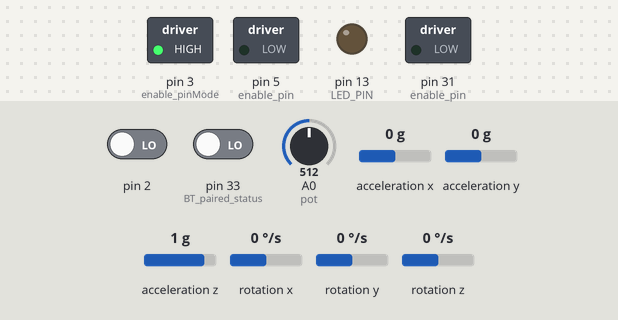
Bench run of a sketch on a simulated Arduino Mega 2560, built with avr-gcc and run on an emulated ATmega2560. On the bench: switched loads named in the sketch (green lamp = pin HIGH), output pins drawn as LEDs (lit = HIGH). The inputs (shaded band) are chosen by the test bench; at power-on: acceleration y 0 g, A0 (pot) = 512, acceleration z 1 g, pin 2 LOW, pin 33 (BT_paired_status) LOW, acceleration x 0 g, rotation x 0 °/s, rotation y 0 °/s, rotation z 0 °/s. The sensor or clock chip raises its interrupt line as the real part does; what the sketch prints to the serial monitor is not drawn.

Above: at 1.7 s.
1.8 s: acceleration y set to -1.4 g
At 2.5 s:
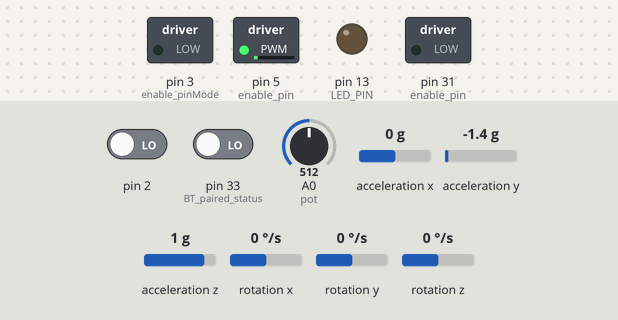
3.3 s: A0 (pot) set to 306
At 4.4 s:
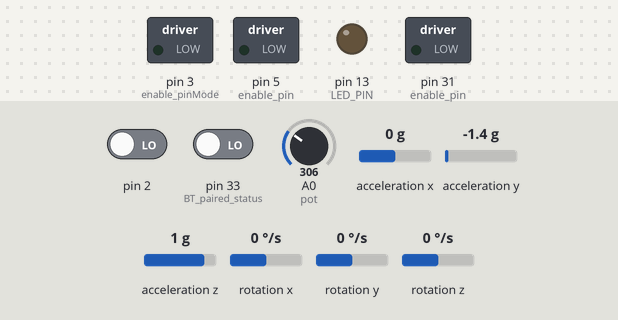
4.8 s: acceleration y set to -1.2 g
At 5.6 s:
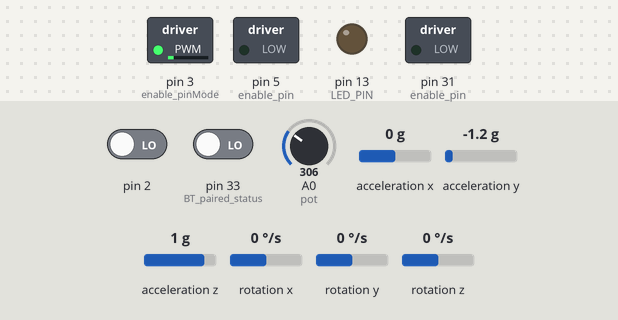
6.3 s: acceleration z set to 1.4 g
At 7.5 s:
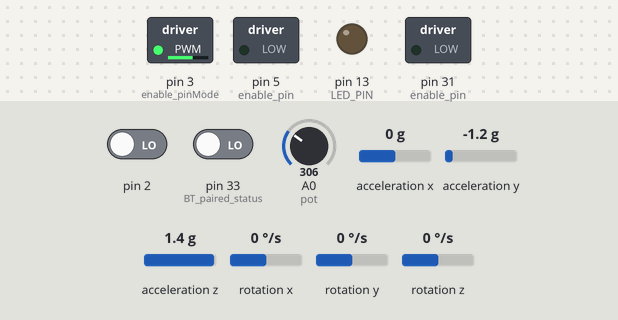
7.8 s: A0 (pot) set to 716
At 9.0 s:
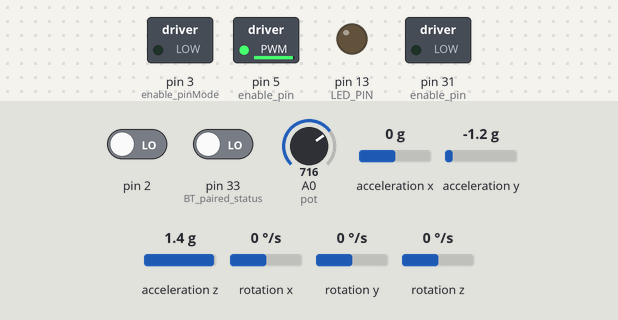
9.3 s: A0 (pot) set to 675
10.8 s: A0 (pot) set to 652
At 12.1 s:
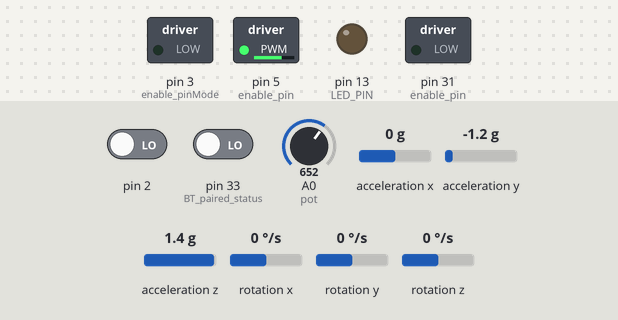
Timing chart, 0 to 13.3 s (numbered marks = the images above; inputs shaded):
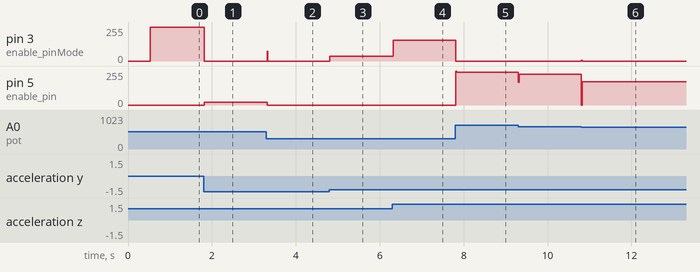

Measured:
- after the input at 1.8 s, pin 3 (enable_pinMode): 255/255 → 0/255 at once; pin 5 (enable_pin): 0/255 → 22/255 at once
- after the input at 3.3 s, pin 3 (enable_pinMode): 0/255 → 75/255 at once, → 0/255 0.02 s later; pin 5 (enable_pin): 22/255 → 0/255 at once
- after the input at 4.8 s, pin 3 (enable_pinMode): 0/255 → 36/255 at once
- after the input at 6.3 s, pin 3 (enable_pinMode): 36/255 → 157/255 at once
- after the input at 7.8 s, pin 3 (enable_pinMode): 157/255 → 0/255 at once; pin 5 (enable_pin): 0/255 → 247/255 at once
- after the input at 9.3 s, pin 5 (enable_pin): 247/255 → 229/255 at once
- after the input at 10.8 s, pin 3 (enable_pinMode): 0/255 → 4/255 at once, → 0/255 0.02 s later; pin 5 (enable_pin): 229/255 → 175/255 at once

The sketch:

Droid07.ino
```cpp
// I2C device class (I2Cdev) demonstration Arduino sketch for MPU6050 class using DMP (MotionApps v2.0)
// 6/21/2012 by Jeff Rowberg <jeff@rowberg.net>
// Updates should (hopefully) always be available at https://github.com/jrowberg/i2cdevlib
//
// Changelog:
//      2013-05-08 - added seamless Fastwire support
//                 - added note about gyro calibration
//      2012-06-21 - added note about Arduino 1.0.1 + Leonardo compatibility error
//      2012-06-20 - improved FIFO overflow handling and simplified read process
//      2012-06-19 - completely rearranged DMP initialization code and simplification
//      2012-06-13 - pull gyro and accel data from FIFO packet instead of reading directly
//      2012-06-09 - fix broken FIFO read sequence and change interrupt detection to RISING
//      2012-06-05 - add gravity-compensated initial reference frame acceleration output
//                 - add 3D math helper file to DMP6 example sketch
//                 - add Euler output and Yaw/Pitch/Roll output formats
//      2012-06-04 - remove accel offset clearing for better results (thanks Sungon Lee)
//      2012-06-01 - fixed gyro sensitivity to be 2000 deg/sec instead of 250
//      2012-05-30 - basic DMP initialization working

/* ============================================
I2Cdev device library code is placed under the MIT license
Copyright (c) 2012 Jeff Rowberg

Permission is hereby granted, free of charge, to any person obtaining a copy
of this software and associated documentation files (the "Software"), to deal
in the Software without restriction, including without limitation the rights
to use, copy, modify, merge, publish, distribute, sublicense, and/or sell
copies of the Software, and to permit persons to whom the Software is
furnished to do so, subject to the following conditions:

The above copyright notice and this permission notice shall be included in
all copies or substantial portions of the Software.

THE SOFTWARE IS PROVIDED "AS IS", WITHOUT WARRANTY OF ANY KIND, EXPRESS OR
IMPLIED, INCLUDING BUT NOT LIMITED TO THE WARRANTIES OF MERCHANTABILITY,
FITNESS FOR A PARTICULAR PURPOSE AND NONINFRINGEMENT. IN NO EVENT SHALL THE
AUTHORS OR COPYRIGHT HOLDERS BE LIABLE FOR ANY CLAIM, DAMAGES OR OTHER
LIABILITY, WHETHER IN AN ACTION OF CONTRACT, TORT OR OTHERWISE, ARISING FROM,
OUT OF OR IN CONNECTION WITH THE SOFTWARE OR THE USE OR OTHER DEALINGS IN
THE SOFTWARE.
===============================================
*/

// I2Cdev and MPU6050 must be installed as libraries, or else the .cpp/.h files
// for both classes must be in the include path of your project
#include "I2Cdev.h"

#include "MPU6050_6Axis_MotionApps20.h"
//#include "MPU6050.h" // not necessary if using MotionApps include file

// Arduino Wire library is required if I2Cdev I2CDEV_ARDUINO_WIRE implementation
// is used in I2Cdev.h

#include "Wire.h"

#include <PID_v1.h>  //PID loop from http://playground.arduino.cc/Code/PIDLibrary


// class default I2C address is 0x68
// specific I2C addresses may be passed as a parameter here
// AD0 low = 0x68 (default for SparkFun breakout and InvenSense evaluation board)
// AD0 high = 0x69
MPU6050 mpu;
//MPU6050 mpu(0x69); // <-- use for AD0 high

/* =========================================================================
   NOTE: In addition to connection 3.3v, GND, SDA, and SCL, this sketch
   depends on the MPU-6050's INT pin being connected to the Arduino's
   external interrupt #0 pin. On the Arduino Uno and Mega 2560, this is
   digital I/O pin 2.
 * ========================================================================= */

/* =========================================================================
   NOTE: Arduino v1.0.1 with the Leonardo board generates a compile error
   when using Serial.write(buf, len). The Teapot output uses this method.
   The solution requires a modification to the Arduino USBAPI.h file, which
   is fortunately simple, but annoying. This will be fixed in the next IDE
   release. For more info, see these links:

   http://arduino.cc/forum/index.php/topic,109987.0.html
   http://code.google.com/p/arduino/issues/detail?id=958
 * ========================================================================= */


// uncomment "OUTPUT_READABLE_YAWPITCHROLL" if you want to see the yaw/
// pitch/roll angles (in degrees) calculated from the quaternions coming
// from the FIFO. Note this also requires gravity vector calculations.
// Also note that yaw/pitch/roll angles suffer from gimbal lock (for
// more info, see: http://en.wikipedia.org/wiki/Gimbal_lock)
#define OUTPUT_READABLE_YAWPITCHROLL


#define LED_PIN 13 // (Arduino is 13, Teensy is 11, Teensy++ is 6)
bool blinkState = false;

// MPU control/status vars
bool dmpReady = false;  // set true if DMP init was successful
uint8_t mpuIntStatus;   // holds actual interrupt status byte from MPU
uint8_t devStatus;      // return status after each device operation (0 = success, !0 = error)
uint16_t packetSize;    // expected DMP packet size (default is 42 bytes)
uint16_t fifoCount;     // count of all bytes currently in FIFO
uint8_t fifoBuffer[64]; // FIFO storage buffer

// orientation/motion vars
Quaternion q;           // [w, x, y, z]         quaternion container
VectorInt16 aa;         // [x, y, z]            accel sensor measurements
VectorInt16 aaReal;     // [x, y, z]            gravity-free accel sensor measurements
VectorInt16 aaWorld;    // [x, y, z]            world-frame accel sensor measurements
VectorFloat gravity;    // [x, y, z]            gravity vector
float euler[3];         // [psi, theta, phi]    Euler angle container
float ypr[3];           // [yaw, pitch, roll]   yaw/pitch/roll container and gravity vector

// XRobots vars

int ch1;
int ch2;
int ch3;
int ch4;
int ch5;
int ch6;
int but1 = 1;
int but2 = 1;
int but3 = 1;
int but4 = 1;
int but5 = 1;
int but6 = 1;

float roll;
float pitch;

int pot;
int BTstate = 0;

double Pk1 = 4.5;
double Ik1 = 0;
double Dk1 = 0.30;
double Setpoint1, Input1, Output1, Output1a;    // PID variables - tousers SERVO

PID PID1(&Input1, &Output1, &Setpoint1, Pk1, Ik1 , Dk1, DIRECT);    // PID Setup - tousers SERVO


double Pk2 = 2.8;
double Ik2 = 0;
double Dk2 = 0;
double Setpoint2, Input2, Output2, Output2a;    // PID variables - Trouser stability

PID PID2(&Input2, &Output2, &Setpoint2, Pk2, Ik2 , Dk2, DIRECT);    // PID Setup - Trouser stability


// ================================================================
// ===               INTERRUPT DETECTION ROUTINE                ===
// ================================================================

volatile bool mpuInterrupt = false;     // indicates whether MPU interrupt pin has gone high
void dmpDataReady() {
    mpuInterrupt = true;
}


// ================================================================
// ===                      INITIAL SETUP                       ===
// ================================================================

void setup() {
    // join I2C bus (I2Cdev library doesn't do this automatically)

    Wire.begin();
    TWBR = 24; // 400kHz I2C clock (200kHz if CPU is 8MHz). Comment this line if having compilation difficulties with TWBR.

    // initialize serial communication
    // (115200 chosen because it is required for Teapot Demo output, but it's
    // really up to you depending on your project)
    Serial.begin(115200);
    Serial1.begin(115200);
    while (!Serial); // wait for Leonardo enumeration, others continue immediately

    // NOTE: 8MHz or slower host processors, like the Teensy @ 3.3v or Ardunio
    // Pro Mini running at 3.3v, cannot handle this baud rate reliably due to
    // the baud timing being too misaligned with processor ticks. You must use
    // 38400 or slower in these cases, or use some kind of external separate
    // crystal solution for the UART timer.

    // initialize device
    Serial.println(F("Initializing I2C devices..."));
    mpu.initialize();

    // verify connection
    Serial.println(F("Testing device connections..."));
    Serial.println(mpu.testConnection() ? F("MPU6050 connection successful") : F("MPU6050 connection failed"));

    /* // wait for ready
    Serial.println(F("\nSend any character to begin DMP programming and demo: "));
    while (Serial.available() && Serial.read()); // empty buffer
    while (!Serial.available());                 // wait for data
    while (Serial.available() && Serial.read()); // empty buffer again

    */

    // load and configure the DMP
    Serial.println(F("Initializing DMP..."));
    devStatus = mpu.dmpInitialize();

    // supply your own gyro offsets here, scaled for min sensitivity
    mpu.setXGyroOffset(220);
    mpu.setYGyroOffset(76);
    mpu.setZGyroOffset(-85);
    mpu.setZAccelOffset(1788); // 1688 factory default for my test chip

    // make sure it worked (returns 0 if so)
    if (devStatus == 0) {
        // turn on the DMP, now that it's ready
        Serial.println(F("Enabling DMP..."));
        mpu.setDMPEnabled(true);

        // enable Arduino interrupt detection
        Serial.println(F("Enabling interrupt detection (Arduino external interrupt 0)..."));
        attachInterrupt(0, dmpDataReady, RISING);
        mpuIntStatus = mpu.getIntStatus();

        // set our DMP Ready flag so the main loop() function knows it's okay to use it
        Serial.println(F("DMP ready! Waiting for first interrupt..."));
        dmpReady = true;

        // get expected DMP packet size for later comparison
        packetSize = mpu.dmpGetFIFOPacketSize();
    } else {
        // ERROR!
        // 1 = initial memory load failed
        // 2 = DMP configuration updates failed
        // (if it's going to break, usually the code will be 1)
        Serial.print(F("DMP Initialization failed (code "));
        Serial.print(devStatus);
        Serial.println(F(")"));
    }

    // configure LED for output
    pinMode(LED_PIN, OUTPUT);

    pinMode(31, OUTPUT);  // enable pin
    pinMode(33, INPUT);  // BT paired status
    pinMode(3, OUTPUT);  // enable pinMode
    pinMode(5, OUTPUT);  // enable pin

    // *********** PID setup ***********

    PID1.SetMode(AUTOMATIC);              // PID Setup - trousers SERVO
    PID1.SetOutputLimits(-255, 255);
    PID1.SetSampleTime(20);

    PID2.SetMode(AUTOMATIC);              // PID Setup - trousers Stability
    PID2.SetOutputLimits(-255, 255);
    PID2.SetSampleTime(20);


    }


// ================================================================
// ===                    MAIN PROGRAM LOOP                     ===
// ================================================================

void loop() {
    // if programming failed, don't try to do anything
    if (!dmpReady) return;

    // wait for MPU interrupt or extra packet(s) available
    while (!mpuInterrupt && fifoCount < packetSize) {
        // other program behavior stuff here
        // .
        // .
        // .
        // if you are really paranoid you can frequently test in between other
        // stuff to see if mpuInterrupt is true, and if so, "break;" from the
        // while() loop to immediately process the MPU data
        // .
        // .
        // .
    }

    // reset interrupt flag and get INT_STATUS byte
    mpuInterrupt = false;
    mpuIntStatus = mpu.getIntStatus();

    // get current FIFO count
    fifoCount = mpu.getFIFOCount();

    // check for overflow (this should never happen unless our code is too inefficient)
    if ((mpuIntStatus & 0x10) || fifoCount == 1024) {
        // reset so we can continue cleanly
        mpu.resetFIFO();
        Serial.println(F("FIFO overflow!"));

    // otherwise, check for DMP data ready interrupt (this should happen frequently)
    } else if (mpuIntStatus & 0x02) {
        // wait for correct available data length, should be a VERY short wait
        while (fifoCount < packetSize) fifoCount = mpu.getFIFOCount();

        // read a packet from FIFO
        mpu.getFIFOBytes(fifoBuffer, packetSize);
        //mpu.resetFIFO();  // added by XRobots

        // track FIFO count here in case there is > 1 packet available
        // (this lets us immediately read more without waiting for an interrupt)
        fifoCount -= packetSize;

        #ifdef OUTPUT_READABLE_YAWPITCHROLL
            // display Euler angles in degrees
            mpu.dmpGetQuaternion(&q, fifoBuffer);
            mpu.dmpGetGravity(&gravity, &q);
            mpu.dmpGetYawPitchRoll(ypr, &q, &gravity);


            // ****************XRobots main loop code*****************************//

            pitch = (ypr[1] * 180/M_PI);
            roll = (ypr[2] * 180/M_PI);
/*
            Serial.print("Roll: ");
            Serial.print(roll);
            Serial.print("  Pitch: ");
            Serial.print(pitch);
*/
         #endif


    if (Serial1.available() > 0) {

    // look for the next valid integer in the incoming serial stream:

        ch1 = Serial1.parseInt();
        ch2 = Serial1.parseInt();
        ch3 = Serial1.parseInt();
        ch4 = Serial1.parseInt();
        ch5 = Serial1.parseInt();
        ch6 = Serial1.parseInt();
        but1 = Serial1.parseInt();
        but2 = Serial1.parseInt();
        but3 = Serial1.parseInt();
        but4 = Serial1.parseInt();  //enable pin
        but5 = Serial1.parseInt();
        but6 = Serial1.parseInt();


        // look for the newline. That's the end of your sentence:
        if (Serial1.read() == '\n') {
        }
             }
/*
        Serial.print ("  Remote: ");
        Serial.print (ch1);
        Serial.print (" , ");
        Serial.print (ch2);
        Serial.print (" , ");
        Serial.print (ch3);
        Serial.print (" , ");
        Serial.print (ch4);
        Serial.print (" , ");
        Serial.print (ch5);
        Serial.print (" , ");
        Serial.print (ch6);
        Serial.print (" , ");
        Serial.print (but1);
        Serial.print (" , ");
        Serial.print (but2);
        Serial.print (" , ");
        Serial.print (but3);
        Serial.print (" , ");
        Serial.print (but4);  //enable pin
        Serial.print (" , ");
        Serial.print (but5);
        Serial.print (" , ");
        Serial.print (but6);

*/

        pot = analogRead(A0);   // read trousers pot
//        Serial.print (" Pot: ");
//        Serial.print (pot);

        BTstate = digitalRead(33);

        if(but4 == 0 && BTstate == 1) {
          digitalWrite(31, HIGH);
          //Serial.print( " ENABLE " );
          }
        else if (but4 == 1 || BTstate == 0) {
          digitalWrite(31, LOW);
          //Serial.print( " DISABLE " );
        }

         Input2 = (roll*-1)+8;   // add a bit to the IMU to get the real middle point

            //Serial.print("Roll: ");
            //Serial.println(roll);

         Setpoint2 = map(ch2, 0,512,45,-45); //original setpoint
         PID2.Compute();
         Setpoint1 = Output2;

         pot = map(pot, 0, 1024, -255,255);
         pot = pot-40;

         Input1  = pot;
         Input1 = constrain(Input1,-45,45);
         //Setpoint1 = map(ch2, 0,512,45,-45); //original setpoint
         Setpoint1 = constrain(Setpoint1, -45,45);

         PID1.Compute();

         // ************** drive trousers motor *************


         if (Output1 <= -1)                                      // decide which way to turn the wheels based on deadSpot variable
            {
            Output1a = abs(Output1);
            analogWrite(5, Output1a);                                // set PWM pins
            analogWrite(3, 0);
            }
         else if (Output1 >= 1)                          // decide which way to turn the wheels based on deadSpot variable
            {
            Output1a = abs(Output1);
            analogWrite(3, Output1a);
            analogWrite(5, 0);
            }
         else
            {
            analogWrite(5, 0);
            analogWrite(3, 0);
            }


    }
}
```
